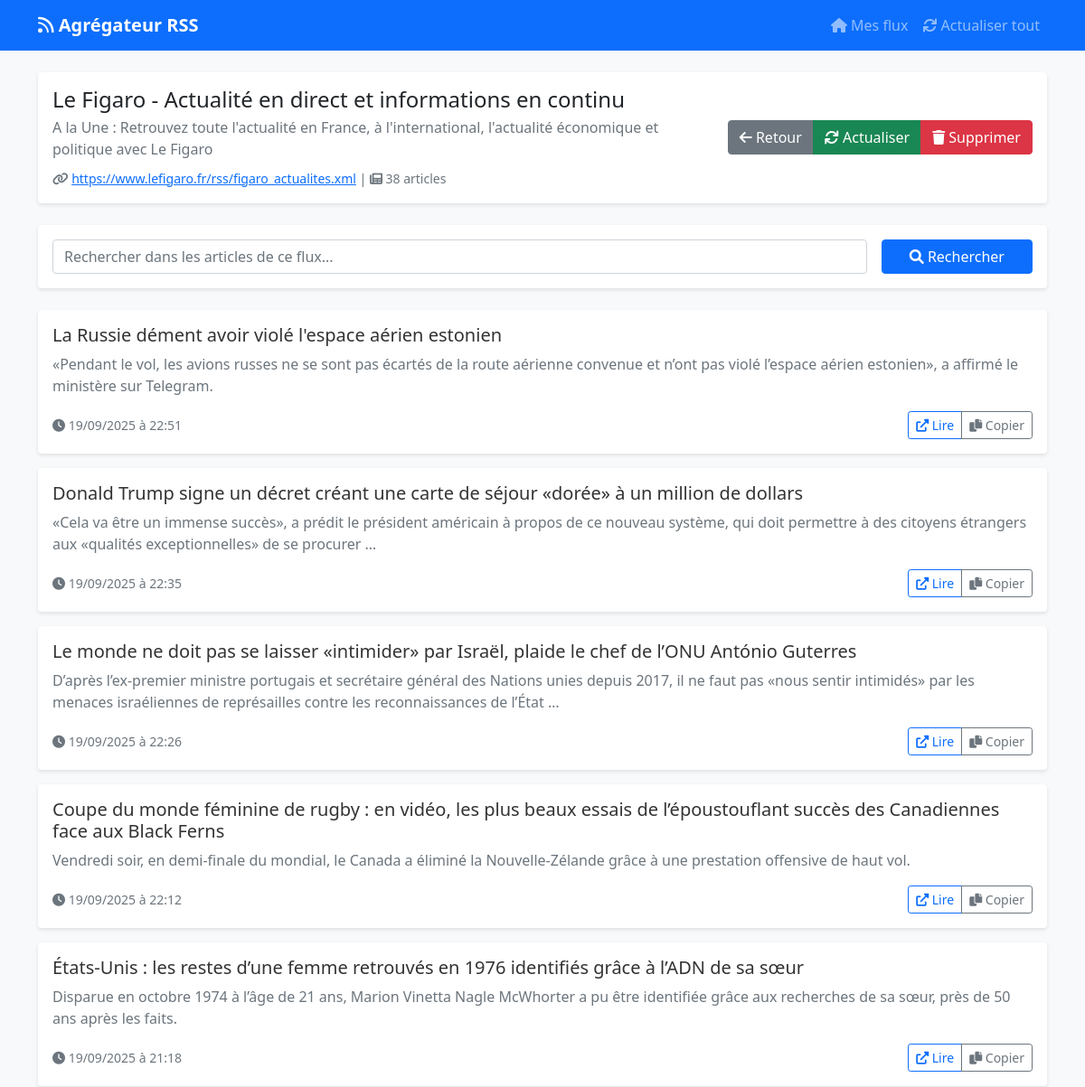
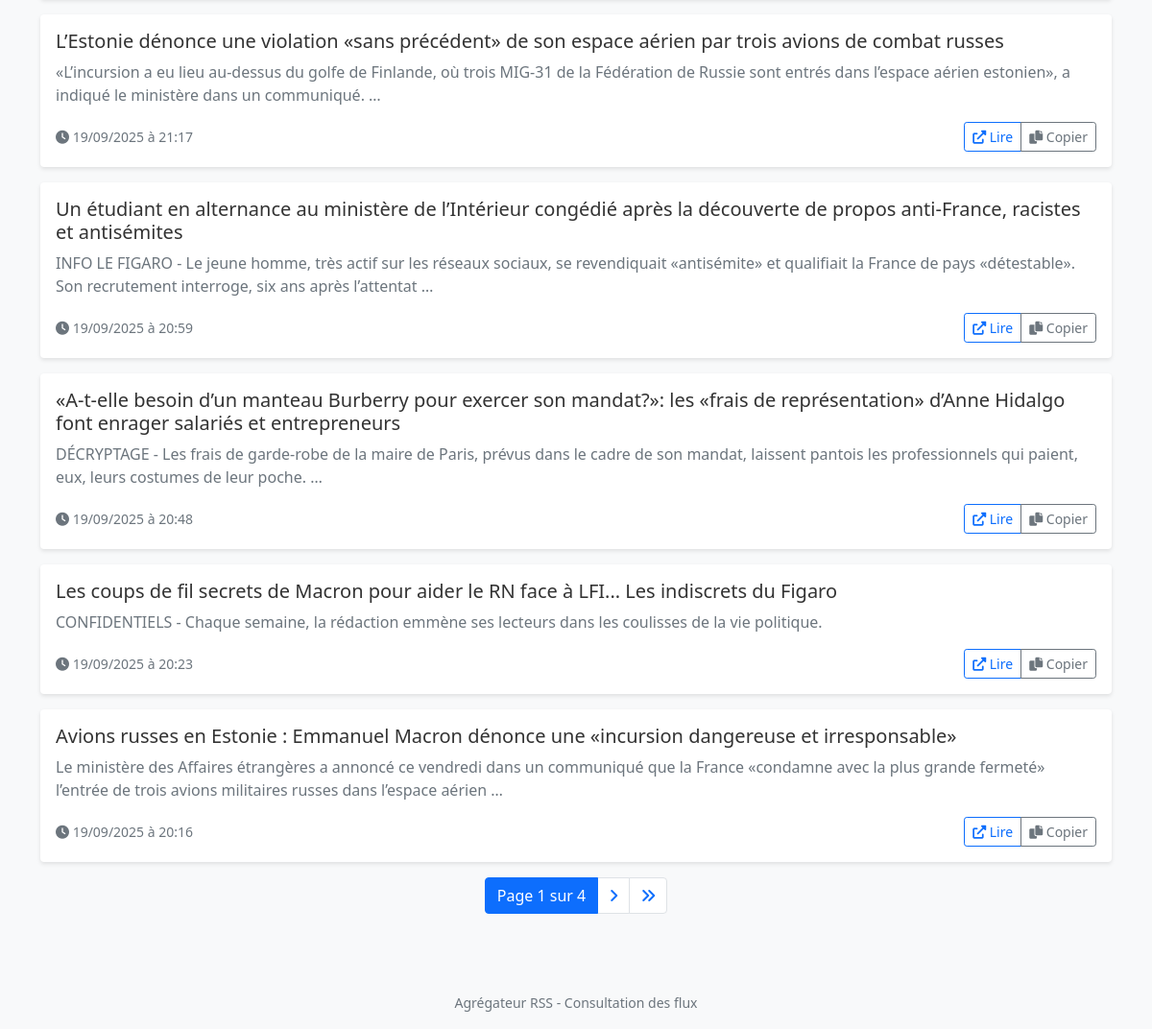
/feed/3/, run on the app's committed database (2 pictures, top to bottom).
### app/models.py (models this page shows, shortened)
class Feed(models.Model):
    url = models.URLField(unique=True)
    title = models.CharField(max_length=255, blank=True, null=True)
    description = models.TextField(blank=True, null=True)
    last_entry = models.DateTimeField(blank=True, null=True)
    created_at = models.DateTimeField(auto_now_add=True)
    updated_at = models.DateTimeField(auto_now=True)

class FeedItem(models.Model):
    feed = models.ForeignKey(Feed, on_delete=models.CASCADE, related_name="items")
    title = models.CharField(max_length=255)
    link = models.URLField()
    description = models.TextField(blank=True, null=True)
    published_date = models.DateTimeField(blank=True, null=True)
    guid = models.CharField(max_length=255, unique=True)
    created_at = models.DateTimeField(auto_now_add=True)

### app/views.py (the view)
# urls.py: path('feed/<int:feed_id>/', views.feed_detail, name='feed_detail'),
def feed_detail(request, feed_id):
    feed = get_object_or_404(Feed, id=feed_id)
    articles = feed.items.all().order_by('-published_date')
    search = request.GET.get('search', '')
    if search:
        articles = articles.filter(
            Q(title__icontains=search) | Q(description__icontains=search)
        )
    paginator = Paginator(articles, 10)
    page_number = request.GET.get('page')
    page_obj = paginator.get_page(page_number)
    context = {
        'feed': feed,
        'articles': page_obj,
        'search': search,
    }
    return render(request, 'app/feed_detail.html', context)

### app/templates/app/feed_detail.html (shortened to what this page needs)
{% extends 'app/base.html' %}
{% block content %}
<div class="row">
    <div class="col-12 mb-4">
        <div class="card">
            <div class="card-body">
                <div class="row align-items-center">
                    <div class="col-md-8">
                        <h4 class="mb-1">{{ feed.title|default:feed.url }}</h4>
                        <p class="text-muted mb-2">{{ feed.description|default:"Aucune description disponible" }}</p>
                        <small class="text-muted">
                            <i class="fas fa-link"></i> <a href="{{ feed.url }}" target="_blank">{{ feed.url }}</a> |
                            <i class="fas fa-newspaper"></i> {{ articles.paginator.count }} articles
                        </small>
                    </div>
                    <div class="col-md-4 text-end">
                        <div class="btn-group">
                            <a href="{% url 'index' %}" class="btn btn-secondary">
                                <i class="fas fa-arrow-left"></i> Retour
                            </a>
                            <a href="{% url 'update_feed' feed.id %}" class="btn btn-success">
                                <i class="fas fa-sync"></i> Actualiser
                            </a>
                            <a href="{% url 'delete_feed' feed.id %}" class="btn btn-danger">
                                <i class="fas fa-trash"></i> Supprimer
                            </a>
                        </div>
                    </div>
                </div>
            </div>
        </div>
    </div>
    <div class="col-12 mb-4">
        <div class="card">
            <div class="card-body">
                <form method="get" class="row g-3">
                    <div class="col-md-10">
                        <input type="text" name="search" class="form-control"
                               placeholder="Rechercher dans les articles de ce flux..."
                               value="{{ search }}">
                    </div>
                    <div class="col-md-2">
                        <button type="submit" class="btn btn-primary w-100">
                            <i class="fas fa-search"></i> Rechercher
                        </button>
                    </div>
                </form>
            </div>
        </div>
    </div>
    <div class="col-12">
        {% if articles %}
            {% for article in articles %}
                <div class="card mb-3">
                    <div class="card-body">
                        <h5 class="card-title">
                            <a href="{{ article.link }}" target="_blank" class="article-title">
                                {{ article.title }}
                            </a>
                        </h5>
                        <div class="card-text">
                            {% if article.description %}
                                <p class="text-muted">{{ article.description|truncatewords:30 }}</p>
                            {% endif %}
                        </div>
                        <div class="d-flex justify-content-between align-items-center">
                            <small class="text-muted">
                                <i class="fas fa-clock"></i>
                                {% if article.published_date %}
                                    {{ article.published_date|date:"d/m/Y à H:i" }}
                                {% else %}
                                    Date inconnue
                                {% endif %}
                            </small>
                            <div class="btn-group btn-group-sm">
                                <a href="{{ article.link }}" target="_blank" class="btn btn-outline-primary">
                                    <i class="fas fa-external-link-alt"></i> Lire
                                </a>
                                <button class="btn btn-outline-secondary" onclick="copyLink('{{ article.link }}', this)">
                                    <i class="fas fa-copy"></i> Copier
                                </button>
                            </div>
                        </div>
                    </div>
                </div>
            {% endfor %}
            {% if articles.has_other_pages %}
                <nav aria-label="Navigation des articles">
                    <ul class="pagination justify-content-center">
                        <li class="page-item active">
                            <span class="page-link">
                                Page {{ articles.number }} sur {{ articles.paginator.num_pages }}
                            </span>
                        </li>
                        {% if articles.has_next %}
                            <li class="page-item">
                                <a class="page-link" href="?page={{ articles.next_page_number }}{% if search %}&search={{ search }}{% endif %}">
                                    <i class="fas fa-angle-right"></i>
                                </a>
                            </li>
                            <li class="page-item">
                                <a class="page-link" href="?page={{ articles.paginator.num_pages }}{% if search %}&search={{ search }}{% endif %}">
                                    <i class="fas fa-angle-double-right"></i>
                                </a>
                            </li>
                        {% endif %}
                    </ul>
                </nav>
            {% endif %}
        {% endif %}
    </div>
</div>
{% endblock %}

### app/templates/app/base.html (style rules this page uses)
body { background-color: #f8f9fa; }
.card { transition: transform 0.2s; border: none; box-shadow: 0 2px 4px rgba(0,0,0,0.1); }
.article-title { color: #333; text-decoration: none !important; }
.btn-group-sm .btn { padding: 0.25rem 0.5rem; font-size: 0.875rem; }
.pagination { justify-content: center; }

### data on the page
Feed: title "Le Figaro - Actualité en direct et informations en continu", description "A la Une : Retrouvez toute l'actualité en France, à l'international, l'actualité économique et politique avec Le Figaro", url "https://www.lefigaro.fr/rss/figaro_actualites.xml"
FeedItem: title "La Russie dément avoir violé l'espace aérien estonien", description "«Pendant le vol, les avions russes ne se sont pas écartés de la route aérienne convenue et n’ont pas violé l’espace aérien estonien», a affirmé le ministère sur Telegram.", published_date "19/09/2025 à 22:51"
FeedItem: title "Donald Trump signe un décret créant une carte de séjour «dorée» à un million de dollars", description "«Cela va être un immense succès», a prédit le président américain à propos de ce nouveau système, qui doit permettre à des citoyens étrangers aux «qualités exceptionnelles» de se procurer …", published_date "19/09/2025 à 22:35"
FeedItem: title "Le monde ne doit pas se laisser «intimider» par Israël, plaide le chef de l’ONU António Guterres", description "D’après l’ex-premier ministre portugais et secrétaire général des Nations unies depuis 2017, il ne faut pas «nous sentir intimidés» par les menaces israéliennes de représailles contre les reconnaissances de l’État …", published_date "19/09/2025 à 22:26"
FeedItem: title "Coupe du monde féminine de rugby : en vidéo, les plus beaux essais de l’époustouflant succès des Canadiennes face aux Black Ferns", description "Vendredi soir, en demi-finale du mondial, le Canada a éliminé la Nouvelle-Zélande grâce à une prestation offensive de haut vol.", published_date "19/09/2025 à 22:12"
FeedItem: title "États-Unis : les restes d’une femme retrouvés en 1976 identifiés grâce à l’ADN de sa sœur", description "Disparue en octobre 1974 à l’âge de 21 ans, Marion Vinetta Nagle McWhorter a pu être identifiée grâce aux recherches de sa sœur, près de 50 ans après les faits.", published_date "19/09/2025 à 21:18"
FeedItem: title "L’Estonie dénonce une violation «sans précédent» de son espace aérien par trois avions de combat russes", description "«L’incursion a eu lieu au-dessus du golfe de Finlande, où trois MIG-31 de la Fédération de Russie sont entrés dans l’espace aérien estonien», a indiqué le ministère dans un communiqué. …", published_date "19/09/2025 à 21:17"
FeedItem: title "Un étudiant en alternance au ministère de l’Intérieur congédié après la découverte de propos anti-France, racistes et antisémites", description "INFO LE FIGARO - Le jeune homme, très actif sur les réseaux sociaux, se revendiquait «antisémite» et qualifiait la France de pays «détestable». Son recrutement interroge, six ans après l’attentat …", published_date "19/09/2025 à 20:59"
FeedItem: title "«A-t-elle besoin d’un manteau Burberry pour exercer son mandat?»: les «frais de représentation» d’Anne Hidalgo font enrager salariés et entrepreneurs", description "DÉCRYPTAGE - Les frais de garde-robe de la maire de Paris, prévus dans le cadre de son mandat, laissent pantois les professionnels qui paient, eux, leurs costumes de leur poche. …", published_date "19/09/2025 à 20:48"
FeedItem: title "Les coups de fil secrets de Macron pour aider le RN face à LFI... Les indiscrets du Figaro", description "CONFIDENTIELS - Chaque semaine, la rédaction emmène ses lecteurs dans les coulisses de la vie politique.", published_date "19/09/2025 à 20:23"
FeedItem: title "Avions russes en Estonie : Emmanuel Macron dénonce une «incursion dangereuse et irresponsable»", description "Le ministère des Affaires étrangères a annoncé ce vendredi dans un communiqué que la France «condamne avec la plus grande fermeté» l’entrée de trois avions militaires russes dans l’espace aérien …", published_date "19/09/2025 à 20:16"

### other printed values
{{ articles.paginator.count }} "38"
{{ articles.number }} "1"
{{ articles.paginator.num_pages }} "4"
